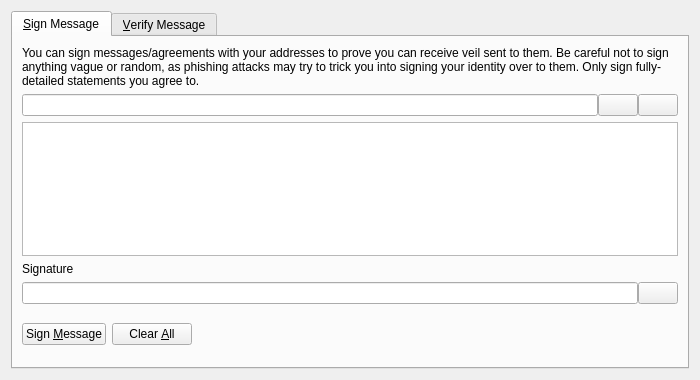
<?xml version="1.0" encoding="UTF-8"?>
<ui version="4.0">
 <class>SignVerifyMessageDialog</class>
 <widget class="QDialog" name="SignVerifyMessageDialog">
  <property name="geometry">
   <rect>
    <x>0</x>
    <y>0</y>
    <width>700</width>
    <height>380</height>
   </rect>
  </property>
  <property name="windowTitle">
   <string>Signatures - Sign / Verify a Message</string>
  </property>
  <property name="modal">
   <bool>true</bool>
  </property>
  <layout class="QVBoxLayout" name="verticalLayout">
   <item>
    <widget class="QTabWidget" name="tabWidget">
     <property name="currentIndex">
      <number>0</number>
     </property>
     <widget class="QWidget" name="tabSignMessage">
      <attribute name="title">
       <string>&amp;Sign Message</string>
      </attribute>
      <layout class="QVBoxLayout" name="verticalLayout_SM">
       <item>
        <widget class="QLabel" name="infoLabel_SM">
         <property name="text">
          <string>You can sign messages/agreements with your addresses to prove you can receive veil sent to them. Be careful not to sign anything vague or random, as phishing attacks may try to trick you into signing your identity over to them. Only sign fully-detailed statements you agree to.</string>
         </property>
         <property name="textFormat">
          <enum>Qt::PlainText</enum>
         </property>
         <property name="wordWrap">
          <bool>true</bool>
         </property>
        </widget>
       </item>
       <item>
        <layout class="QHBoxLayout" name="horizontalLayout_1_SM">
         <property name="spacing">
          <number>0</number>
         </property>
         <item>
          <widget class="QValidatedLineEdit" name="addressIn_SM">
           <property name="toolTip">
            <string>The Veil address to sign the message with</string>
           </property>
          </widget>
         </item>
         <item>
          <widget class="QPushButton" name="addressBookButton_SM">
           <property name="toolTip">
            <string>Choose previously used address</string>
           </property>
           <property name="text">
            <string/>
           </property>
           <property name="icon">
            <iconset resource="../bitcoin.qrc">
             <normaloff>:/icons/address-book</normaloff>:/icons/address-book</iconset>
           </property>
           <property name="shortcut">
            <string>Alt+A</string>
           </property>
           <property name="autoDefault">
            <bool>false</bool>
           </property>
          </widget>
         </item>
         <item>
          <widget class="QPushButton" name="pasteButton_SM">
           <property name="toolTip">
            <string>Paste address from clipboard</string>
           </property>
           <property name="text">
            <string/>
           </property>
           <property name="icon">
            <iconset resource="../bitcoin.qrc">
             <normaloff>:/icons/editpaste</normaloff>:/icons/editpaste</iconset>
           </property>
           <property name="shortcut">
            <string>Alt+P</string>
           </property>
           <property name="autoDefault">
            <bool>false</bool>
           </property>
          </widget>
         </item>
        </layout>
       </item>
       <item>
        <widget class="QPlainTextEdit" name="messageIn_SM">
         <property name="toolTip">
          <string>Enter the message you want to sign here</string>
         </property>
        </widget>
       </item>
       <item>
        <widget class="QLabel" name="signatureLabel_SM">
         <property name="text">
          <string>Signature</string>
         </property>
         <property name="textFormat">
          <enum>Qt::PlainText</enum>
         </property>
        </widget>
       </item>
       <item>
        <layout class="QHBoxLayout" name="horizontalLayout_2_SM">
         <property name="spacing">
          <number>0</number>
         </property>
         <item>
          <widget class="QLineEdit" name="signatureOut_SM">
           <property name="font">
            <font>
             <italic>true</italic>
            </font>
           </property>
           <property name="readOnly">
            <bool>true</bool>
           </property>
          </widget>
         </item>
         <item>
          <widget class="QPushButton" name="copySignatureButton_SM">
           <property name="toolTip">
            <string>Copy the current signature to the system clipboard</string>
           </property>
           <property name="text">
            <string/>
           </property>
           <property name="icon">
            <iconset resource="../bitcoin.qrc">
             <normaloff>:/icons/editcopy</normaloff>:/icons/editcopy</iconset>
           </property>
           <property name="autoDefault">
            <bool>false</bool>
           </property>
          </widget>
         </item>
        </layout>
       </item>
       <item>
        <layout class="QHBoxLayout" name="horizontalLayout_3_SM">
         <item>
          <widget class="QPushButton" name="signMessageButton_SM">
           <property name="toolTip">
            <string>Sign the message to prove you own this Veil address</string>
           </property>
           <property name="text">
            <string>Sign &amp;Message</string>
           </property>
           <property name="icon">
            <iconset resource="../bitcoin.qrc">
             <normaloff>:/icons/edit</normaloff>:/icons/edit</iconset>
           </property>
           <property name="autoDefault">
            <bool>false</bool>
           </property>
          </widget>
         </item>
         <item>
          <widget class="QPushButton" name="clearButton_SM">
           <property name="toolTip">
            <string>Reset all sign message fields</string>
           </property>
           <property name="text">
            <string>Clear &amp;All</string>
           </property>
           <property name="icon">
            <iconset resource="../bitcoin.qrc">
             <normaloff>:/icons/remove</normaloff>:/icons/remove</iconset>
           </property>
           <property name="autoDefault">
            <bool>false</bool>
           </property>
          </widget>
         </item>
         <item>
          <spacer name="horizontalSpacer_1_SM">
           <property name="orientation">
            <enum>Qt::Horizontal</enum>
           </property>
           <property name="sizeHint" stdset="0">
            <size>
             <width>40</width>
             <height>48</height>
            </size>
           </property>
          </spacer>
         </item>
         <item>
          <widget class="QLabel" name="statusLabel_SM">
           <property name="font">
            <font>
             <weight>75</weight>
             <bold>true</bold>
            </font>
           </property>
           <property name="text">
            <string/>
           </property>
           <property name="wordWrap">
            <bool>true</bool>
           </property>
          </widget>
         </item>
         <item>
          <spacer name="horizontalSpacer_2_SM">
           <property name="orientation">
            <enum>Qt::Horizontal</enum>
           </property>
           <property name="sizeHint" stdset="0">
            <size>
             <width>40</width>
             <height>48</height>
            </size>
           </property>
          </spacer>
         </item>
        </layout>
       </item>
      </layout>
     </widget>
     <widget class="QWidget" name="tabVerifyMessage">
      <attribute name="title">
       <string>&amp;Verify Message</string>
      </attribute>
      <layout class="QVBoxLayout" name="verticalLayout_VM">
       <item>
        <widget class="QLabel" name="infoLabel_VM">
         <property name="text">
          <string>Enter the receiver's address, message (ensure you copy line breaks, spaces, tabs, etc. exactly) and signature below to verify the message. Be careful not to read more into the signature than what is in the signed message itself, to avoid being tricked by a man-in-the-middle attack. Note that this only proves the signing party receives with the address, it cannot prove sendership of any transaction!</string>
         </property>
         <property name="textFormat">
          <enum>Qt::PlainText</enum>
         </property>
         <property name="alignment">
          <set>Qt::AlignLeading|Qt::AlignLeft|Qt::AlignTop</set>
         </property>
         <property name="wordWrap">
          <bool>true</bool>
         </property>
        </widget>
       </item>
       <item>
        <layout class="QHBoxLayout" name="horizontalLayout_1_VM">
         <property name="spacing">
          <number>0</number>
         </property>
         <item>
          <widget class="QValidatedLineEdit" name="addressIn_VM">
           <property name="toolTip">
            <string>The Veil address the message was signed with</string>
           </property>
          </widget>
         </item>
         <item>
          <widget class="QPushButton" name="addressBookButton_VM">
           <property name="toolTip">
            <string>Choose previously used address</string>
           </property>
           <property name="text">
            <string/>
           </property>
           <property name="icon">
            <iconset resource="../bitcoin.qrc">
             <normaloff>:/icons/address-book</normaloff>:/icons/address-book</iconset>
           </property>
           <property name="shortcut">
            <string>Alt+A</string>
           </property>
           <property name="autoDefault">
            <bool>false</bool>
           </property>
          </widget>
         </item>
        </layout>
       </item>
       <item>
        <widget class="QPlainTextEdit" name="messageIn_VM"/>
       </item>
       <item>
        <widget class="QValidatedLineEdit" name="signatureIn_VM"/>
       </item>
       <item>
        <layout class="QHBoxLayout" name="horizontalLayout_2_VM">
         <item>
          <widget class="QPushButton" name="verifyMessageButton_VM">
           <property name="toolTip">
            <string>Verify the message to ensure it was signed with the specified Veil address</string>
           </property>
           <property name="text">
            <string>Verify &amp;Message</string>
           </property>
           <property name="icon">
            <iconset resource="../bitcoin.qrc">
             <normaloff>:/icons/transaction_0</normaloff>:/icons/transaction_0</iconset>
           </property>
           <property name="autoDefault">
            <bool>false</bool>
           </property>
          </widget>
         </item>
         <item>
          <widget class="QPushButton" name="clearButton_VM">
           <property name="toolTip">
            <string>Reset all verify message fields</string>
           </property>
           <property name="text">
            <string>Clear &amp;All</string>
           </property>
           <property name="icon">
            <iconset resource="../bitcoin.qrc">
             <normaloff>:/icons/remove</normaloff>:/icons/remove</iconset>
           </property>
           <property name="autoDefault">
            <bool>false</bool>
           </property>
          </widget>
         </item>
         <item>
          <spacer name="horizontalSpacer_1_VM">
           <property name="orientation">
            <enum>Qt::Horizontal</enum>
           </property>
           <property name="sizeHint" stdset="0">
            <size>
             <width>40</width>
             <height>48</height>
            </size>
           </property>
          </spacer>
         </item>
         <item>
          <widget class="QLabel" name="statusLabel_VM">
           <property name="font">
            <font>
             <weight>75</weight>
             <bold>true</bold>
            </font>
           </property>
           <property name="text">
            <string/>
           </property>
           <property name="wordWrap">
            <bool>true</bool>
           </property>
          </widget>
         </item>
         <item>
          <spacer name="horizontalSpacer_2_VM">
           <property name="orientation">
            <enum>Qt::Horizontal</enum>
           </property>
           <property name="sizeHint" stdset="0">
            <size>
             <width>40</width>
             <height>48</height>
            </size>
           </property>
          </spacer>
         </item>
        </layout>
       </item>
      </layout>
     </widget>
    </widget>
   </item>
  </layout>
 </widget>
 <customwidgets>
  <customwidget>
   <class>QValidatedLineEdit</class>
   <extends>QLineEdit</extends>
   <header>qt/qvalidatedlineedit.h</header>
  </customwidget>
 </customwidgets>
 <resources>
  <include location="../bitcoin.qrc"/>
 </resources>
 <connections/>
</ui>
